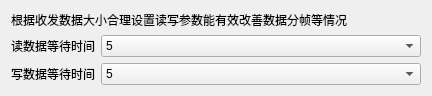
<?xml version="1.0" encoding="UTF-8"?>
<ui version="4.0">
 <class>ReadWriteSettingsWidget</class>
 <widget class="QDialog" name="ReadWriteSettingsWidget">
  <property name="geometry">
   <rect>
    <x>0</x>
    <y>0</y>
    <width>432</width>
    <height>82</height>
   </rect>
  </property>
  <property name="windowTitle">
   <string>收发参数设置</string>
  </property>
  <layout class="QGridLayout" name="gridLayout">
   <item row="0" column="0" colspan="2">
    <widget class="QLabel" name="label_3">
     <property name="text">
      <string>根据收发数据大小合理设置读写参数能有效改善数据分帧等情况</string>
     </property>
    </widget>
   </item>
   <item row="1" column="0">
    <widget class="QLabel" name="label">
     <property name="text">
      <string>读数据等待时间</string>
     </property>
    </widget>
   </item>
   <item row="1" column="1">
    <widget class="QComboBox" name="readParametersComboBox">
     <property name="sizePolicy">
      <sizepolicy hsizetype="Expanding" vsizetype="Fixed">
       <horstretch>0</horstretch>
       <verstretch>0</verstretch>
      </sizepolicy>
     </property>
     <item>
      <property name="text">
       <string>5</string>
      </property>
     </item>
     <item>
      <property name="text">
       <string>10</string>
      </property>
     </item>
     <item>
      <property name="text">
       <string>15</string>
      </property>
     </item>
     <item>
      <property name="text">
       <string>20</string>
      </property>
     </item>
     <item>
      <property name="text">
       <string>25</string>
      </property>
     </item>
     <item>
      <property name="text">
       <string>30</string>
      </property>
     </item>
     <item>
      <property name="text">
       <string>35</string>
      </property>
     </item>
     <item>
      <property name="text">
       <string>40</string>
      </property>
     </item>
     <item>
      <property name="text">
       <string>45</string>
      </property>
     </item>
     <item>
      <property name="text">
       <string>50</string>
      </property>
     </item>
     <item>
      <property name="text">
       <string>100</string>
      </property>
     </item>
    </widget>
   </item>
   <item row="2" column="0">
    <widget class="QLabel" name="label_2">
     <property name="text">
      <string>写数据等待时间</string>
     </property>
    </widget>
   </item>
   <item row="2" column="1">
    <widget class="QComboBox" name="writeParametersComboBox">
     <property name="sizePolicy">
      <sizepolicy hsizetype="Expanding" vsizetype="Fixed">
       <horstretch>0</horstretch>
       <verstretch>0</verstretch>
      </sizepolicy>
     </property>
     <item>
      <property name="text">
       <string>5</string>
      </property>
     </item>
     <item>
      <property name="text">
       <string>10</string>
      </property>
     </item>
     <item>
      <property name="text">
       <string>15</string>
      </property>
     </item>
     <item>
      <property name="text">
       <string>20</string>
      </property>
     </item>
     <item>
      <property name="text">
       <string>25</string>
      </property>
     </item>
     <item>
      <property name="text">
       <string>30</string>
      </property>
     </item>
     <item>
      <property name="text">
       <string>35</string>
      </property>
     </item>
     <item>
      <property name="text">
       <string>40</string>
      </property>
     </item>
     <item>
      <property name="text">
       <string>45</string>
      </property>
     </item>
     <item>
      <property name="text">
       <string>50</string>
      </property>
     </item>
     <item>
      <property name="text">
       <string>100</string>
      </property>
     </item>
    </widget>
   </item>
  </layout>
 </widget>
 <resources/>
 <connections/>
</ui>
